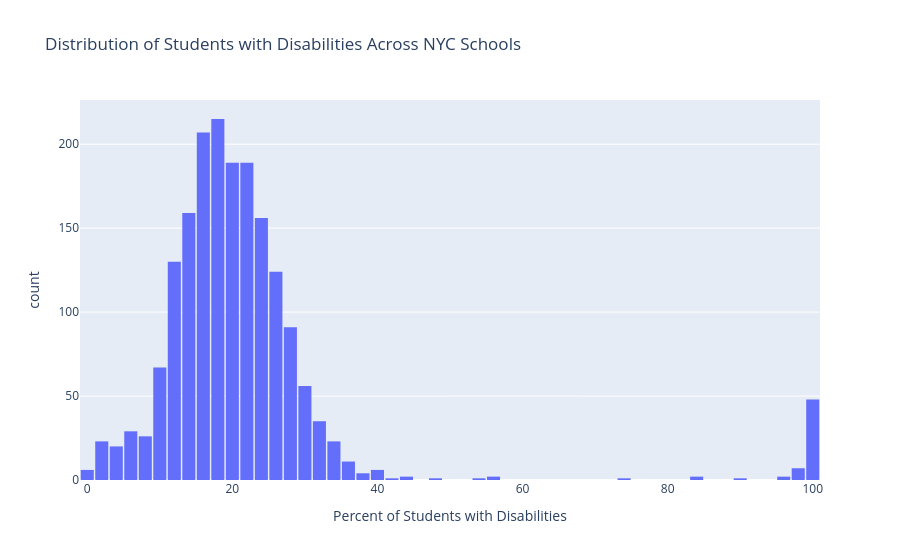

The cell this chart's notebook holds for it:
### Markdown cell above
### Task 2b: Students with Disabilities
**1.** Create a histogram to view the distribution of the percentage of students with disabilities across the schools. You'll need to answer the questions that follow.

### Code cell
# Plot the distribution of the % of students with disabilities in schools
fig = px.histogram(
    df,
    x='percent_students_with_disabilities',
    title='Distribution of Students with Disabilities Across NYC Schools',
    labels={'percent_students_with_disabilities': 'Percent of Students with Disabilities'}
)
fig.update_layout(bargap=0.1)
fig.show()

### Figure 1 — Plotly figure (JSON) as saved in the notebook; plotly's stock layout.template omitted (floating-point values rounded to 4 significant figures; data arrays with more than 128 entries replaced by an {"elided": "..."} marker saying what was removed)
{"data": [{"alignmentgroup": "True", "bingroup": "x", "hovertemplate": "Percent of Students with Disabilities=%{x}<br>count=%{y}<extra></extra>", "legendgroup": "", "marker": {"color": "#636efa", "pattern": {"shape": ""}}, "name": "", "offsetgroup": "", "orientation": "v", "showlegend": false, "type": "histogram", "x": {"elided": "1834 float values"}, "xaxis": "x", "yaxis": "y"}], "layout": {"autosize": true, "bargap": 0.1, "barmode": "relative", "legend": {"tracegroupgap": 0}, "title": {"text": "Distribution of Students with Disabilities Across NYC Schools"}, "xaxis": {"anchor": "y", "autorange": true, "domain": [0, 1], "range": [-1, 101], "title": {"text": "Percent of Students with Disabilities"}, "type": "linear"}, "yaxis": {"anchor": "x", "autorange": true, "domain": [0, 1], "range": [0, 226.3], "title": {"text": "count"}}}}
